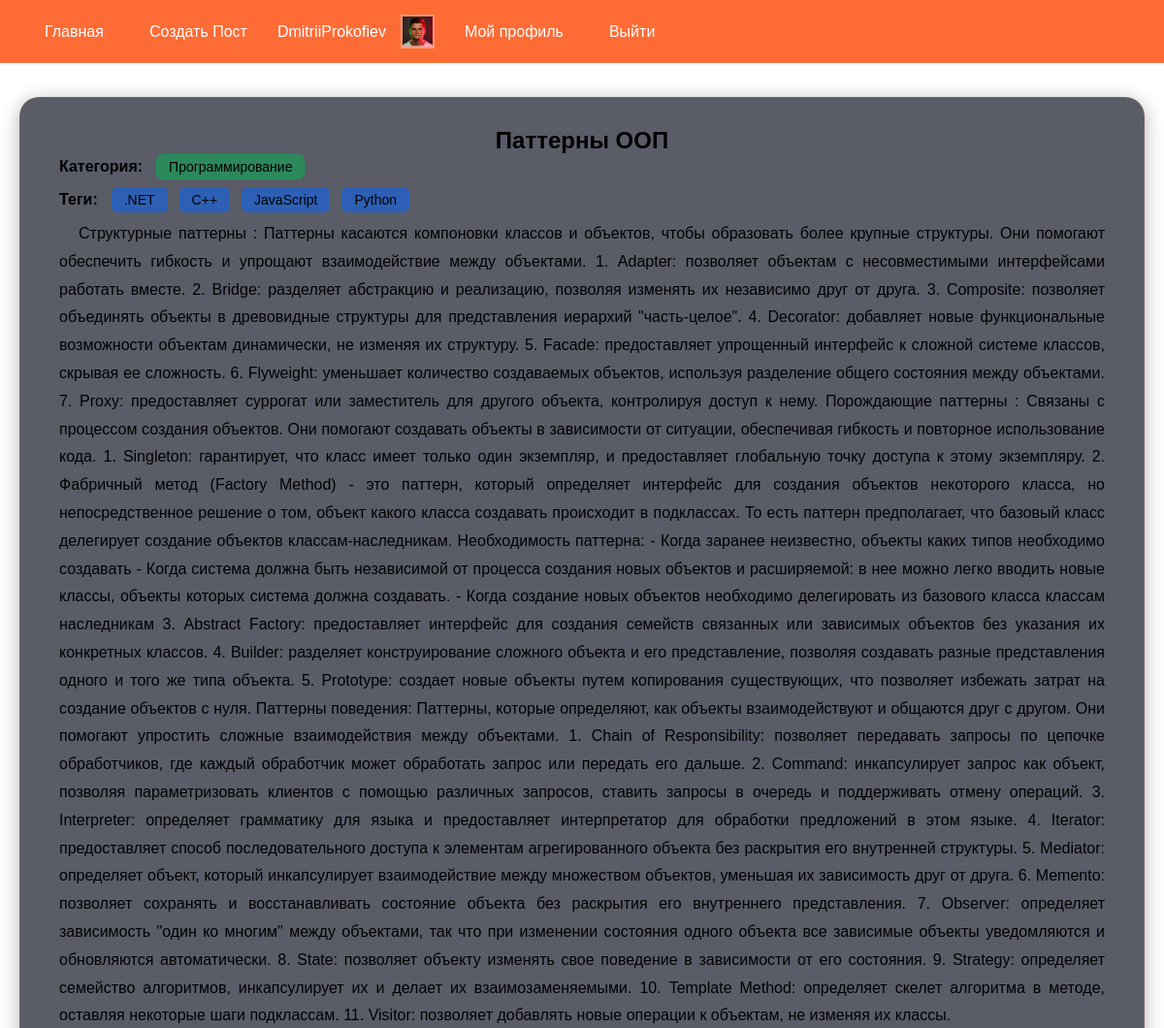
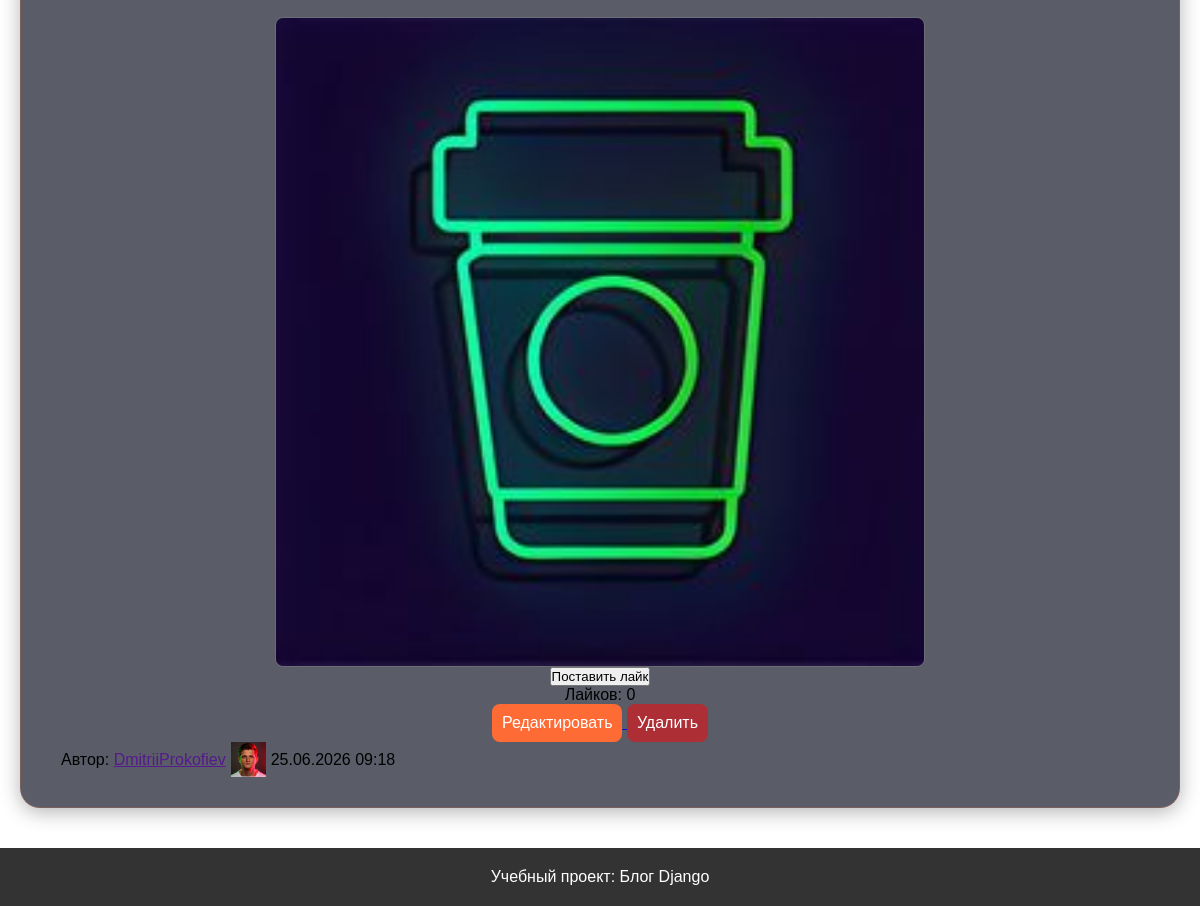
The app's page /post/posts/6 (signed in) with its own data (2 pictures, top to bottom).
### users/models.py (models this page shows, shortened)
class CustomUser(AbstractUser):
    phone = models.CharField('телефон',max_length=100, blank=True)
    city = models.CharField('город',max_length=100,blank=True,)
    avatar = models.ImageField('аватар', upload_to='avatars/', blank=True, null=True)

### blog/models.py (models this page shows, shortened)
class Post(models.Model):
    title = models.CharField('заголовок', max_length = 200)
    text = models.TextField('текст')
    author = models.ForeignKey(settings.AUTH_USER_MODEL, on_delete = models.CASCADE, related_name = 'posts', verbose_name='автор')
    category = models.ForeignKey(Category, on_delete = models.SET_NULL, blank = True, null = True, related_name = 'категория')
    tags = models.ManyToManyField(Tag, blank = True, related_name = 'posts', verbose_name = 'тэги')
    image1 = models.ImageField('изображение 1', upload_to='posts/', blank = True, null=True)
    image2 = models.ImageField('изображение 2', upload_to='posts/', blank=True, null=True)
    image3 = models.ImageField('изображение 3', upload_to='posts/', blank=True, null=True)
    likes = models.ManyToManyField(settings.AUTH_USER_MODEL, blank = True, related_name = 'liked_posts', verbose_name = 'лайки')
    created_at = models.DateTimeField('создано', auto_now_add = True)
    updated_at = models.DateTimeField('обновлено', auto_now = True)
    class Meta:
        ordering = ['created_at']
        verbose_name = 'пост'
        verbose_name_plural = 'посты'
    def like_count(self):
        return self.likes.count()

class Category(models.Model):
    name = models.CharField('название', max_length = 80, unique = True)
    slug = models.SlugField('slug', max_length = 90, unique = True)
    class Meta:
        ordering = ['name']
        verbose_name = 'категория'
        verbose_name_plural = 'категории'

class Tag(models.Model):
    name = models.CharField('название', max_length = 50, unique = True)
    slug = models.SlugField('slug', max_length = 60, unique = True)
    class Meta:
        ordering = ['name']
        verbose_name = 'тег'
        verbose_name_plural = 'теги'

### blog/views.py (the view)
# urls.py: path('posts/<int:pk>', views.post_detail, name = "post_detail"),
def post_detail(request, pk):
    post = get_object_or_404(Post.objects.select_related('author', 'category').prefetch_related('tags', 'likes'),pk=pk,)
    return render(request, 'blog/post_detail.html', context={'post': post})

### templates/blog/post_detail.html (shortened to what this page needs)
{% extends 'base.html' %}
{% block content %}
<article class="post-detail">
    <h1>{{ post.title }}</h1>
     <div class="category-wrapper">
                          <span class="label">Категория:</span>
                            {% if post.category %}
                                <span class="category-item">{{ post.category.name }}</span>
                            {% else %}
                                <span class="category-item muted">Без категории</span>
                            {% endif %}
                        </div>
     <div class="tags-wrapper">
                            <span class="label">Теги:</span>
                            {% if post.tags.all %}
                                {% for tag in post.tags.all %}
                                    <span class="tag-item">{{ tag.name }}</span>
                                {% endfor %}
                            {% else %}
                                <span class="tag-item muted">Без тегов</span>
                            {% endif %}
                        </div>
     <div class="PostText"><p>{{ post.text }}</p></div>
     <div class="images-grid">
        {% if post.image1 %}
            <img src="{{ post.image1.url }}" alt="Изображение 1 к посту">
        {% endif %}
    </div>
     <div class="post-actions">
        {% if user.is_authenticated %}
            <form method="post" action="">
                <button type="submit">
                    {% if user in post.likes.all %}Убрать лайк{% else %}Поставить лайк{% endif %}
                </button>
            </form>
        {% endif %}
        <span>Лайков: {{ post.like_count }}</span>
    </div>
     <div class="post-actions">
        {% if user == post.author %}
            <a href="{% url 'blog:post_update' post.id %}">
                <button class="btn btn-primary" type="submit">Редактировать</button>
            </a>
        {% endif %}
        {% if user == post.author or user.is_staff %}
            <form action="{% url 'blog:post_delete' post.id %}" method="post" style="display:inline">
                <button class="btn btn-thirty" type="submit">Удалить</button>
            </form>
        {% endif %}
    </div>
     <div class="post-meta">
        <span>Автор: <a href="">{{ post.author.username }}</a></span>
        <div class="avatar-post">
         {% if post.author.avatar %}
           <img src="{{ post.author.avatar.url }}" alt="Аватар пользователя" class="avatar-post">
         {% endif %}
        </div>
        <span>{{ post.created_at|date:'d.m.Y H:i' }}</span>
    </div>
</article>
{% endblock %}

### templates/base.html (shortened to what this page needs)
{% load static %}
<!DOCTYPE html>
<html lang="ru">
<head>
    <link rel="stylesheet" href="{% static 'css/style.css' %}">
</head>
<body>
    <header>
        <nav>
            <a href="{% url 'blog:post_list' %}">Главная</a>
            <a href="{% url 'blog:post_create' %}">Создать Пост</a>
            {% if user.is_authenticated %}
                <span>{{ user.username }}</span>
                <div class="avatar-header">
                    {% if user.avatar %}
                        <img src="{{ user.avatar.url }}" alt="Аватар пользователя" class="avatar">
                    {% endif %}
                </div>
                <a href="{% url 'users:account' %}">Мой профиль</a>
                <a href="{% url 'users:logout' %}">Выйти</a>
            {% else %}
                <a href="{% url 'users:login' %}">Войти</a>
                <a href="{% url 'users:register' %}">Регистрация</a>
            {% endif %}
        </nav>
    </header>
    <main>
        <div class="PageContent">
           {% block content %}
           {% endblock %}
        </div>
    </main>
    <footer>
        <p>Учебный проект: Блог Django</p>
    </footer>
</body>
</html>

### static/css/style.css (style rules this page uses)
* { margin: 0; padding: 0; box-sizing: border-box; }
html, body { height: 100%; }
body { font-family: Arial, sans-serif; display: flex; flex-direction: column; }
header { background: #FF6B35; display: flex; align-items: center; justify-content: space-between; padding: 15px 30px; position: fixed; top: 0; left: 0; width: 100%; z-index: 1000; }
header a { color: white; text-decoration: none; font-size: 16px; }
header nav { display: flex; align-items: center; gap: 15px; }
header nav a { color: white; padding: 8px 16px; border-radius: 4px; }
header nav span { color: white; }
.avatar-header { width: 35px; height: 35px; overflow: hidden; border: 2px solid rgba(255, 255, 255, 0.3); flex-shrink: 0; }
.avatar-header img { width: 100%; height: 100%; object-fit: cover; }
main { flex: 1; padding: 80px 20px 20px; max-width: 1200px; margin: 0 auto; width: 100%; }
.PageContent { max-width: 1200px; width: 100%; margin: 20px auto; padding: 30px 40px; background: rgba(20, 25, 40, 0.7); border-radius: 20px; border: 1px solid rgba(255, 107, 53, 0.2); box-shadow: 0 4px 20px rgba(0, 0, 0, 0.3); transition: all 0.3s ease; }
.avatar { width: 150px; height: 150px; object-fit: cover; box-shadow: 0 4px 15px rgba(255, 107, 53, 0.3); background: #2a2a2a; }
.btn { padding: 10px; border: none; border-radius: 8px; font-size: 16px; cursor: pointer; text-decoration: none; display: inline-block; transition: all 0.3s ease; }
.btn-primary { background: #FF6B35; color: #fff; }
.btn-thirty { background: rgba(255, 0, 0, 0.5); color: #fff; }
.PostText { text-align: justify; line-height: 1.8; font-size: 16px; }
.PostText p { margin-bottom: 15px; text-indent: 20px; }
article { text-align: center; }
.post-meta { display: flex; align-items: center; gap: 5px; }
.avatar-post { object-fit: cover; width: 35px; height: 35px; overflow: hidden; flex-shrink: 0; }
.images-grid { display: flex; gap: 10px; flex-wrap: wrap; margin-top: 15px; justify-content: center; align-items: center; }
.images-grid img { width: 650px; height: 650px; object-fit: cover; border-radius: 8px; border: 1px solid rgba(255, 255, 255, 0.1); transition: all 0.3s ease; }
.label { font-weight: bold; color: #000; margin-right: 8px; }
.category-item, .tag-item { display: inline-block; padding: 4px 12px; border-radius: 7px; font-size: 14px; margin-right: 6px; }
.category-item { background: rgba(0, 180, 80, 0.5); color: #000; border: 1px solid rgba(0, 180, 80, 0.3); }
.tag-item { background: rgba(0, 100, 255, 0.5); color: #000; border: 1px solid rgba(0, 100, 255, 0.3); }
.category-wrapper, .tags-wrapper { display: flex; align-items: center; flex-wrap: wrap; gap: 6px; margin-bottom: 8px; }
footer { background: #333; color: white; text-align: center; padding: 20px; width: 100%; }

### records on screen
CustomUser: username "DmitriiProkofiev", avatar (picture)
Post: title "Паттерны ООП", category.name "Программирование", text "Структурные паттерны : Паттерны касаются компоновки классов и объектов, чтобы образовать более крупные структуры. Они помогают обеспечить гибкость и упрощают взаимодействие между объектами. 1. Adapter: позволяет объектам с несовместимыми интерфейсами работать вместе. 2. Bridge: разделяет абстракцию и реализацию, позволяя изменять их независимо друг от друга. 3. Composite: позволяет объединять объекты в древовидные структуры для представления иерархий \"часть-целое\". 4. Decorator: добавляет новые функциональные возможности объектам динамически, не изменяя их структуру. 5. Facade: предоставляет упрощенный интерфейс к сложной системе классов, скрывая ее сложность. 6. Flyweight: уменьшает…", image1 (picture), like_count "0", author.username "DmitriiProkofiev", author.avatar (picture), created_at "25.06.2026 09:18"
Tag: name ".NET"
Tag: name "C++"
Tag: name "JavaScript"
Tag: name "Python"
